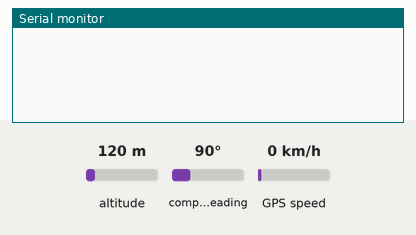
Bench run of a sketch on a simulated Arduino Uno, built with avr-gcc and run on an emulated ATmega328P. Parts: the last lines printed to the serial monitor. The inputs (shaded band) are chosen by the test bench; at power-on: altitude 120 m, GPS speed 0 km/h, compass heading 90°. The GPS gets a fix after 3 s at 37.7749, -122.4194 with 8 satellites.

Above: at 1.2 s.
1.3 s: altitude set to 20 m
At 4.2 s:
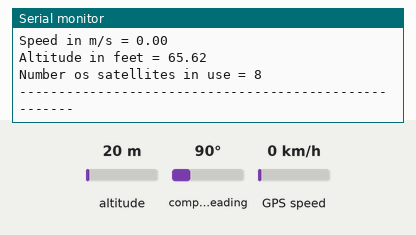
4.5 s: GPS speed set to 2 km/h
6.0 s: altitude set to 250 m
At 8.3 s:
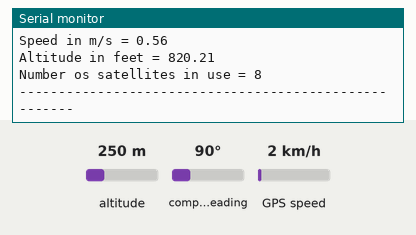

The sketch:

GPS_Working.ino
```cpp
#include <TinyGPS++.h>
#include <SoftwareSerial.h>

static const uint32_t GPSBaud = 9600;

// The TinyGPS++ object
TinyGPSPlus gps;
SoftwareSerial GPS_Serial1(9,10); //Rx , Tx


void setup()
{
  Serial.begin(9600);
  GPS_Serial1.begin(GPSBaud);
}

void loop() // run over and over
{
  if (GPS_Serial1.available()){
   //  Serial.write(Serial1.read());

   //Serial.println("Data");
    gps.encode(GPS_Serial1.read());
    if (gps.location.isUpdated()){
      Serial.println("------------------------------------------------------");
      // Latitude in degrees (double)
      Serial.print("Latitude= ");
      Serial.print(gps.location.lat(), 6);
      // Longitude in degrees (double)
      Serial.print(" Longitude= ");
      Serial.println(gps.location.lng(), 6);

      // Raw latitude in whole degrees
      Serial.print("Raw latitude = ");
      Serial.print(gps.location.rawLat().negative ? "-" : "+");
      Serial.println(gps.location.rawLat().deg);
      // ... and billionths (u16/u32)
      Serial.println(gps.location.rawLat().billionths);

      // Raw longitude in whole degrees
      Serial.print("Raw longitude = ");
      Serial.print(gps.location.rawLng().negative ? "-" : "+");
      Serial.println(gps.location.rawLng().deg);
      // ... and billionths (u16/u32)
      Serial.println(gps.location.rawLng().billionths);

      // Year (2000+) (u16)
      Serial.print("Year = ");
      Serial.println(gps.date.year());
      // Month (1-12) (u8)
      Serial.print("Month = ");
      Serial.println(gps.date.month());
      // Day (1-31) (u8)
      Serial.print("Day = ");
      Serial.println(gps.date.day());

      // Raw time in HHMMSSCC format (u32)
      Serial.print("Raw time in HHMMSSCC = ");
      Serial.println(gps.time.value());

      // Hour (0-23) (u8)
      Serial.print("Hour = ");
      Serial.println(gps.time.hour());
      // Minute (0-59) (u8)
      Serial.print("Minute = ");
      Serial.println(gps.time.minute());
      // Second (0-59) (u8)
      Serial.print("Second = ");
      Serial.println(gps.time.second());


      // Speed in meters per second (double)
      Serial.print("Speed in m/s = ");
      Serial.println(gps.speed.mps());

      // Altitude in feet (double)
      Serial.print("Altitude in feet = ");
      Serial.println(gps.altitude.feet());

      // Number of satellites in use (u32)
      Serial.print("Number os satellites in use = ");
      Serial.println(gps.satellites.value());
      Serial.println("------------------------------------------------------");

      delay(1000);

    }
    }
}
```

Measured:
- after the input at 1.3 s, the serial monitor: prints a new line after 2.0 s (image 1)
- after the input at 6.0 s, the serial monitor: prints a new line after 1.5 s (image 2)
